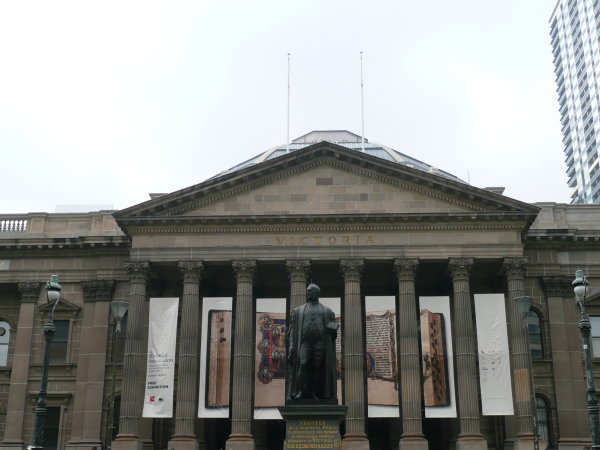
#> input picture ajayamoorthy_p1/Phase1/Data/Train/Set1/1.jpg, 600 x 450 px, found by its file name
$ python test.py
#> lines starting #> are read from the running program, lines starting #| are printed output that depends on the picture
import numpy as np
import cv2
basePath = "/Users/ric137k/Desktop/Shiva/WPI/Course Work/RBE:CS 549 - Computer Vision /Projects/RBE549_CV_Projects/ajayamoorthy_p1/Phase1/Data/Train/Set1/" #1.jpg"
Image1_path = basePath +"1.jpg"
Image2_path = basePath +"2.jpg"
Image3_path = basePath +"3.jpg"
cv2.ocl.setUseOpenCL(False)


img1 = cv2.imread(Image1_path,0)
#> img1: shape (450, 600); min 2, max 255, mean 146.5
img2 = cv2.imread(Image2_path,0)
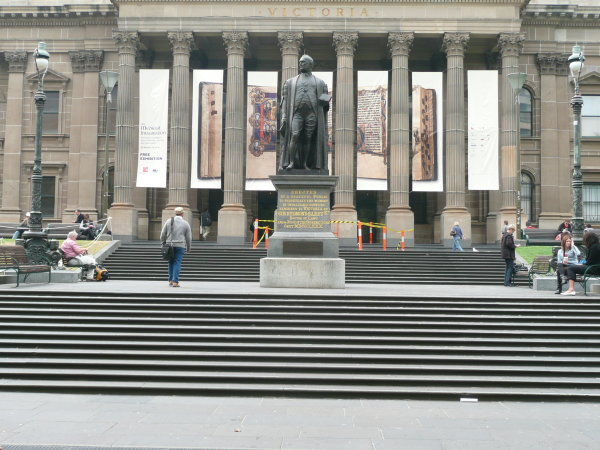
#> input picture ajayamoorthy_p1/Phase1/Data/Train/Set1/2.jpg, 600 x 450 px, found by its file name
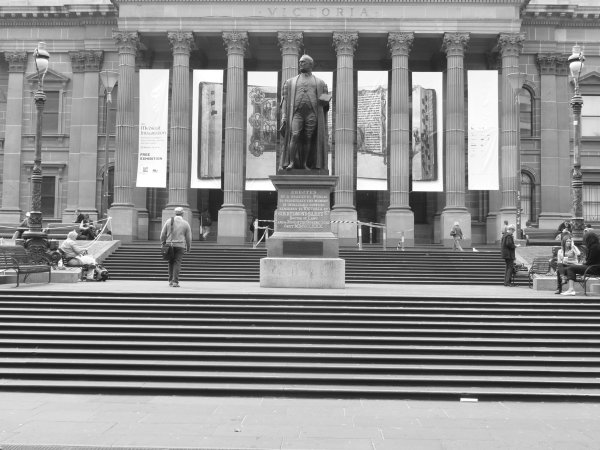
#> img2: shape (450, 600); min 8, max 255, mean 140.6

img3 = img1.copy()

# Initiate ORB detector
orb = cv2.ORB_create()

# compute the descriptors with ORB
kp1, des1 = orb.detectAndCompute(img1,None)
#> kp1 = 500 keypoints; strongest (x, y, size): (227, 416, 31), (426, 416, 31), (149, 198, 31), (369, 416, 31)
kp2, des2 = orb.detectAndCompute(img2,None)
#> kp2 = 500 keypoints; strongest (x, y, size): (219, 187, 31), (413, 185, 53.6), (220, 186, 37.2), (218, 185, 53.6)

# create BFMatcher object
bf = cv2.BFMatcher(cv2.NORM_HAMMING, crossCheck=True)

# Match descriptors.
matches = bf.match(des1,des2)
#> matches = 131 matches
print(matches[1])
#> (printed output is left out)
# Sort them in the order of their distance.
matches = sorted(matches, key = lambda x:x.distance)


# Draw first 10 matches.
img3 = cv2.drawMatches(img1,kp1,img2,kp2,matches[:10],None, flags=2)
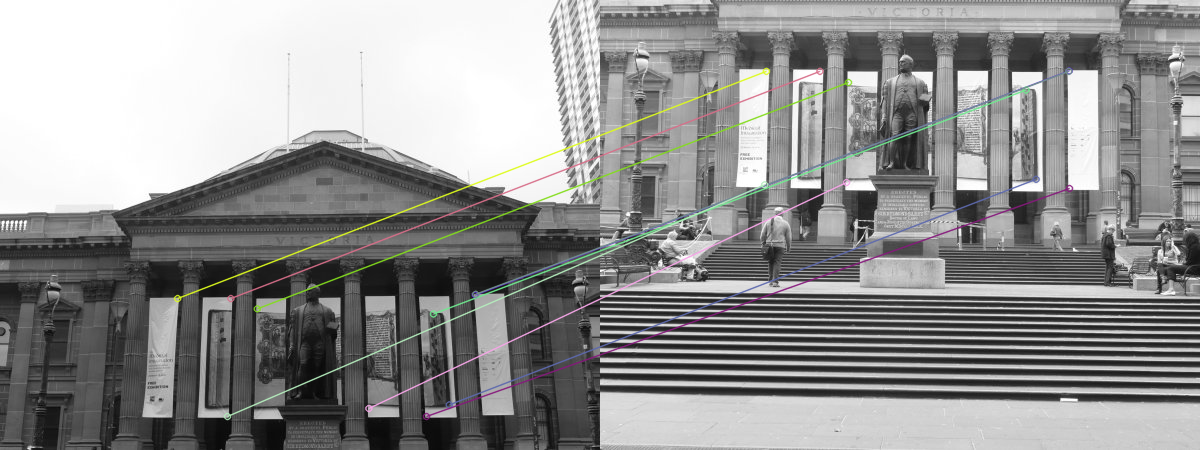
#> img3: shape (450, 1200, 3); mean of channels 0, 1, 2 143.7, 144.1, 144.1; drawn as B, G, R

cv2.imshow("Matches",img3)
cv2.waitKey(-1)
